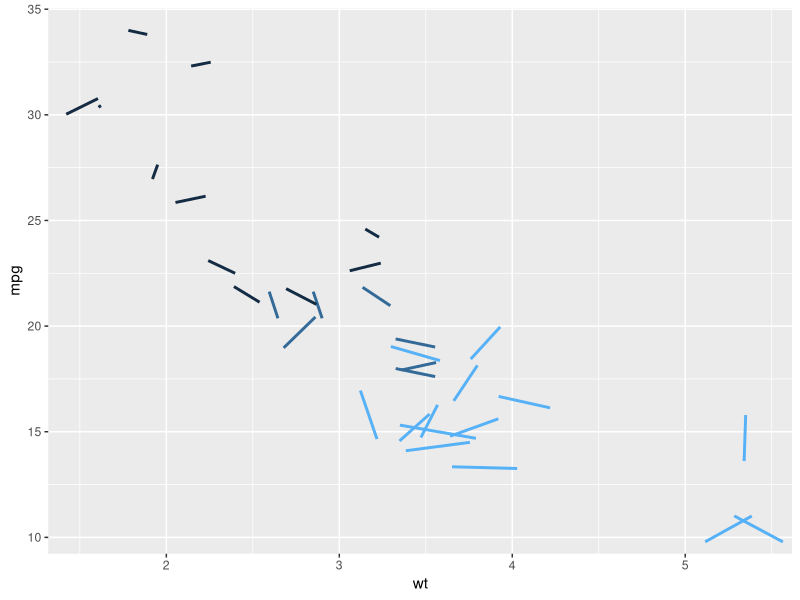

Source code (R):
library(ggplot2)
library(grid)

pickUpStixGrob <- function(xc, yc, size, angle, colour = "darkgreen", linetype=1) {
  sinA <- sin(angle)
  cosA <- cos(angle)
  l <- 0.5*size
  x = c(xc - l*cosA, xc + l*cosA)
  y = c(yc - l*sinA, yc + l*sinA)
  gl <- gList(
    linesGrob(
      x = x, y = y,
      default.units =  "native",
      gp = gpar(col = colour, lwd = 1*ggplot2:::.pt, lty=linetype, lineend = "butt")
    )
  )
  gl
}

myPickUpStixGrob <- function(x, y, size, angle, colour) {
  sizeMax <- max(size)
  sizeMin <- min(size)
  scaledSize <- 0.005 + 0.1 * (size - sizeMin) / (sizeMax - sizeMin)  
  listOfGrobs <- mapply(function(xc, yc, size, angle, colour) {
    pickUpStixGrob(xc, yc, size, angle, colour)
  }, x, y, scaledSize, angle, colour)
  class(listOfGrobs) <- "gList"
  gt <- gTree(name = "arrowz", children = listOfGrobs, gp = NULL)
}

pickupstix_DrawPanel <- function(data, panel_scales, coord, na.rm = FALSE) {
  coords <- coord$transform(data, panel_scales)
  ggplot2:::ggname("geom_arrows", 
                   myPickUpStixGrob(coords$x, coords$y, coords$size, coords$angle, coords$colour)
  )
}

geom_pickupstix <- function(mapping = NULL, data = NULL, stat = "identity", 
              position = "identity", na.rm = FALSE, show.legend = NA, 
              inherit.aes = TRUE, ...) {
  layer(
    data = data, 
    mapping = mapping, 
    stat = stat, 
    geom = pickUpStix, 
    position = position, 
    show.legend = show.legend, 
    inherit.aes = inherit.aes, 
    params = list(na.rm = na.rm, ...)
  )
}

pickUpStix <- ggproto( "pickUpStix", Geom, 
                    draw_panel = pickupstix_DrawPanel, 
                    non_missing_aes = c("x", "y", "size", "angle", "colour"),
                    default_aes = aes(),
                    icon = function(.) {}, 
                    desc_params = list(), 
                    seealso = list(), 
                    examples = function(.) {})

set.seed(123)

dc <- mtcars[,c("wt", "mpg", "hp", "cyl")]
angle <- runif(1:32) * 2.0*pi
dc <- cbind(dc, angle)

ggplot(dc, aes(wt, mpg, size=hp, col = cyl, angle = angle)) + 
  geom_pickupstix()
